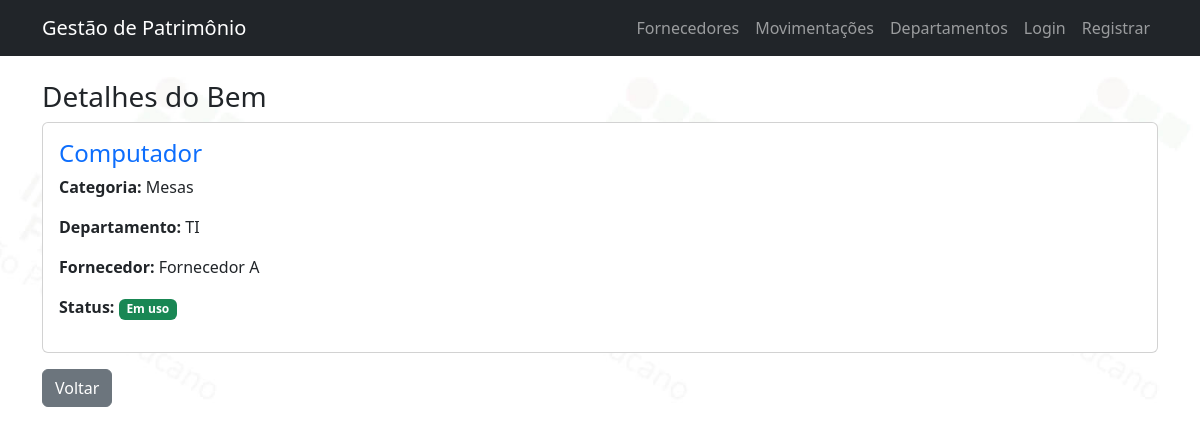
Page /bens/1/ on the committed database.
### gestao/models.py (models this page shows, shortened)
class Bem(models.Model):
    nome = models.CharField(max_length=200)
    categoria = models.ForeignKey(Categoria, on_delete=models.CASCADE)
    departamento = models.ForeignKey(Departamento, on_delete=models.CASCADE)
    fornecedor = models.ForeignKey(Fornecedor, on_delete=models.SET_NULL, null=True, blank=True)
    data_aquisicao = models.DateField()
    status = models.CharField(max_length=50, choices=[('Em uso', 'Em uso'), ('Manutenção', 'Manutenção'), ('Baixado', 'Baixado')])
    usuario_responsavel = models.ForeignKey(User, on_delete=models.SET_NULL, null=True, blank=True)
    valor = models.DecimalField(max_digits=10, decimal_places=2)  # Adicionando valor do bem

class Categoria(models.Model):
    nome = models.CharField(max_length=100)

class Departamento(models.Model):
    nome = models.CharField(max_length=100)

class Fornecedor(models.Model):
    nome = models.CharField(max_length=100)
    contato = models.CharField(max_length=100, blank=True, null=True)

### gestao/views.py (the view)
# urls.py: path('bens/<int:id>/', bem_detail, name='bem_detail'),
def bem_detail(request, id):
    bem = get_object_or_404(Bem, id=id)
    return render(request, 'detail/bem_detail.html', {'bem': bem})

### gestao/templates/detail/bem_detail.html
{% extends 'base.html' %}
{% block content %}
<h3>Detalhes do Bem</h3>
<div class="card p-3 mb-3">
    <h4 class="text-primary">{{ bem.nome }}</h4>
    <p><strong>Categoria:</strong> {{ bem.categoria.nome }}</p>
    <p><strong>Departamento:</strong> {{ bem.departamento.nome }}</p>
    <p><strong>Fornecedor:</strong>
        {% if bem.fornecedor %}
            {{ bem.fornecedor.nome }}
        {% else %}
            <span class="text-muted">Não definido</span>
        {% endif %}
    </p>
    <p><strong>Status:</strong> <span class="badge {% if bem.status == 'Manutenção' %}bg-danger{% else %}bg-success{% endif %}">{{ bem.status }}</span></p>
</div>
<a href="{% url 'home' %}" class="btn btn-secondary">Voltar</a>
{% endblock %}

### rows in the picture
Bem: nome "Computador", categoria.nome "Mesas", departamento.nome "TI", fornecedor.nome "Fornecedor A", status "Em uso"
